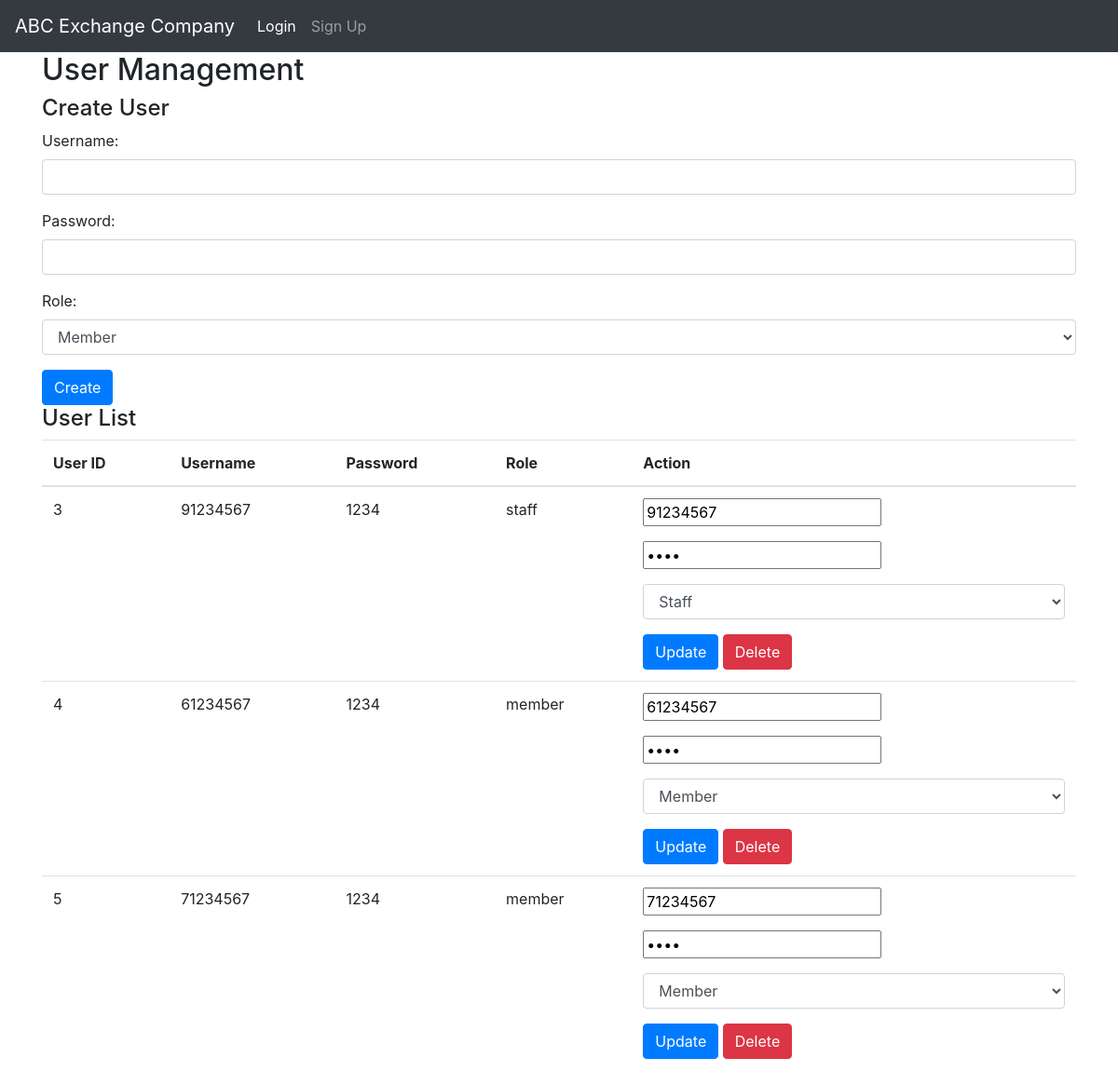
The page /member.php on the database its author committed.
### tables this page shows
CREATE TABLE users (
    id INTEGER PRIMARY KEY AUTOINCREMENT,
    username TEXT NOT NULL,
    password TEXT NOT NULL,
    role TEXT DEFAULT 'member'
);

### member.php (the view, shortened to what this page needs)
<?php include("header.php"); ?>
<!DOCTYPE html>
<html>
<head>
  <link rel="stylesheet" href="https://stackpath.bootstrapcdn.com/bootstrap/4.5.2/css/bootstrap.min.css">
</head>
<body>
  <div class="container">
    <h2>User Management</h2>
    <?php
    $db = new SQLite3('database.db');
    $query = "SELECT * FROM users";
    $result = $db->query($query);
    $users = [];
    while ($row = $result->fetchArray(SQLITE3_ASSOC)) {
      $users[] = $row;
    }
    ?>
    <h4>Create User</h4>
    <form method="POST">
      <div class="form-group">
        <label for="user-username">Username:</label>
        <input type="text" class="form-control" id="user-username" name="user-username" required>
      </div>
      <div class="form-group">
        <label for="user-password">Password:</label>
        <input type="password" class="form-control" id="user-password" name="user-password" required>
      </div>
      <div class="form-group">
        <label for="user-role">Role:</label>
        <select class="form-control" id="user-role" name="user-role" required>
          <option value="member">Member</option>
        </select>
      </div>
      <button type="submit" name="create" class="btn btn-primary">Create</button>
    </form>
    <h4>User List</h4>
    <table class="table">
      <thead>
        <tr>
          <th>User ID</th>
          <th>Username</th>
          <th>Password</th>
          <th>Role</th>
          <th>Action</th>
        </tr>
      </thead>
      <tbody>
        <?php foreach ($users as $user) { ?>
          <tr>
            <td><?php echo $user['id']; ?></td>
            <td><?php echo $user['username']; ?></td>
            <td><?php echo $user['password']; ?></td>
            <td><?php echo $user['role']; ?></td>
            <td>
              <form method="POST">
                <div class="form-group">
                  <input type="text" name="user-username" value="<?php echo $user['username']; ?>" required>
                </div>
                <div class="form-group">
                  <input type="password" name="user-password" value="<?php echo $user['password']; ?>" required>
                </div>
                <div class="form-group">
                  <select class="form-control" name="user-role" required>
                    <option value="member" <?php echo $user['role'] === 'member' ? 'selected' : ''; ?>>Member</option>
                    <option value="staff" <?php echo $user['role'] === 'staff' ? 'selected' : ''; ?>>Staff</option>
                  </select>
                </div>
                <button type="submit" name="update"class="btn btn-primary">Update</button>
                <button type="submit" name="delete" class="btn btn-danger">Delete</button>
              </form>
           </td>
          </tr>
        <?php } ?>
      </tbody>
    </table>
  </div>
  <?php include("footer.php"); ?>

### rows shown on the page
users: id "3", username "91234567", password "1234", role "staff", user-username "91234567", user-role "Staff"
users: id "4", username "61234567", password "1234", role "member", user-username "61234567", user-role "Member"
users: id "5", username "71234567", password "1234", role "member", user-username "71234567", user-role "Member"
